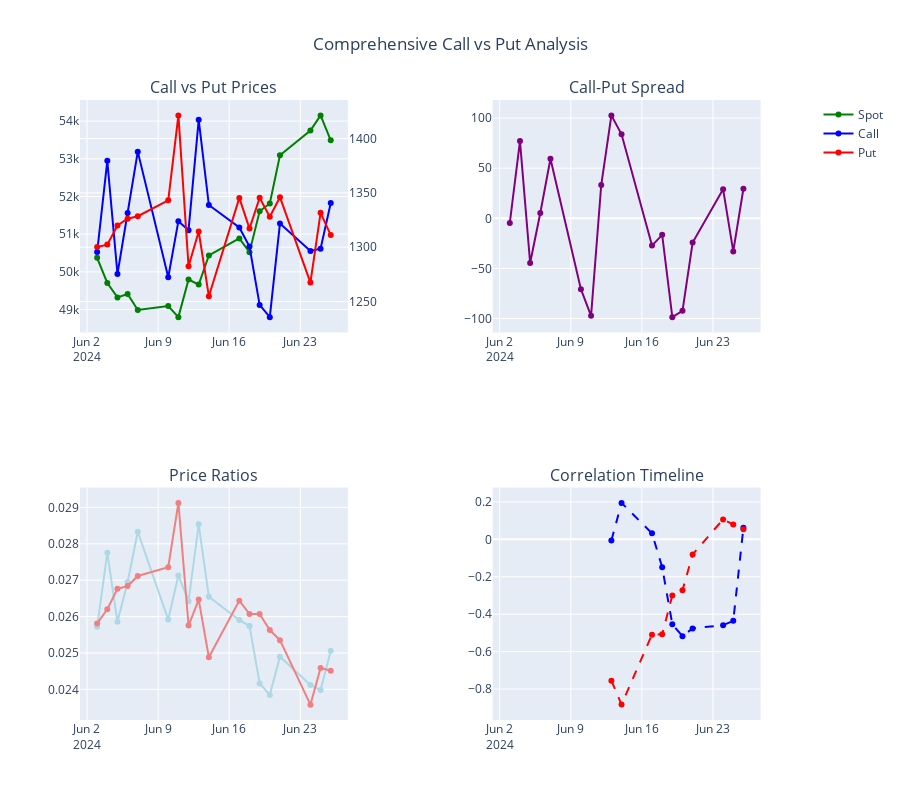

The cell this chart's notebook holds for it:
### Code cell
# Test 2: Comparison Mode
print("\n2️⃣ Testing Call vs Put Comparison Mode:")
print("-" * 40)

if analyzer.has_valid_data and analyzer.expiry_options:
    # Test comparison analysis
    comparison_data = analyzer._prepare_analysis_data(
        expiry=test_expiry,
        option_type='comparison',
        spot_price_type='Close',
        options_price_type='Close'
    )
    
    if comparison_data['has_data'] and not comparison_data['call_daily'].empty and not comparison_data['put_daily'].empty:
        print(f"✅ Comparison data available")
        print(f"   Call daily records: {len(comparison_data['call_daily'])}")
        print(f"   Put daily records: {len(comparison_data['put_daily'])}")
        
        try:
            print(f"\n📊 Generating Comparison Plot:")
            analyzer._create_comparison_plot(comparison_data)
            print(f"✅ Comparison plot generated successfully")
        except Exception as e:
            print(f"❌ Comparison plot failed: {e}")
            import traceback
            traceback.print_exc()
    else:
        print(f"❌ Insufficient data for comparison mode")
        print(f"   Call daily empty: {comparison_data['call_daily'].empty if 'call_daily' in comparison_data else 'N/A'}")
        print(f"   Put daily empty: {comparison_data['put_daily'].empty if 'put_daily' in comparison_data else 'N/A'}")

### Figure 1 — Plotly figure (JSON) as saved in the notebook; plotly's stock layout.template omitted (floating-point values rounded to 4 significant figures)
{"data": [{"line": {"color": "green"}, "name": "Spot", "type": "scatter", "x": ["2024-06-03T00:00:00", "2024-06-04T00:00:00", "2024-06-05T00:00:00", "2024-06-06T00:00:00", "2024-06-07T00:00:00", "2024-06-10T00:00:00", "2024-06-11T00:00:00", "2024-06-12T00:00:00", "2024-06-13T00:00:00", "2024-06-14T00:00:00", "2024-06-17T00:00:00", "2024-06-18T00:00:00", "2024-06-19T00:00:00", "2024-06-20T00:00:00", "2024-06-21T00:00:00", "2024-06-24T00:00:00", "2024-06-25T00:00:00", "2024-06-26T00:00:00"], "xaxis": "x", "y": [50370.0, 49700.0, 49320.0, 49410.0, 48990.0, 49090.0, 48800.0, 49800.0, 49660.0, 50440.0, 50890.0, 50520.0, 51610.0, 51810.0, 53090.0, 53750.0, 54150.0, 53490.0], "yaxis": "y"}, {"line": {"color": "blue"}, "name": "Call", "type": "scatter", "x": ["2024-06-03T00:00:00", "2024-06-04T00:00:00", "2024-06-05T00:00:00", "2024-06-06T00:00:00", "2024-06-07T00:00:00", "2024-06-10T00:00:00", "2024-06-11T00:00:00", "2024-06-12T00:00:00", "2024-06-13T00:00:00", "2024-06-14T00:00:00", "2024-06-17T00:00:00", "2024-06-18T00:00:00", "2024-06-19T00:00:00", "2024-06-20T00:00:00", "2024-06-21T00:00:00", "2024-06-24T00:00:00", "2024-06-25T00:00:00", "2024-06-26T00:00:00"], "xaxis": "x", "y": [1296.0, 1380.0, 1275.0, 1331.0, 1388.0, 1272.0, 1324.0, 1316.0, 1417.0, 1339.0, 1318.0, 1301.0, 1247.0, 1236.0, 1322.0, 1297.0, 1299.0, 1341.0], "yaxis": "y2"}, {"line": {"color": "red"}, "name": "Put", "type": "scatter", "x": ["2024-06-03T00:00:00", "2024-06-04T00:00:00", "2024-06-05T00:00:00", "2024-06-06T00:00:00", "2024-06-07T00:00:00", "2024-06-10T00:00:00", "2024-06-11T00:00:00", "2024-06-12T00:00:00", "2024-06-13T00:00:00", "2024-06-14T00:00:00", "2024-06-17T00:00:00", "2024-06-18T00:00:00", "2024-06-19T00:00:00", "2024-06-20T00:00:00", "2024-06-21T00:00:00", "2024-06-24T00:00:00", "2024-06-25T00:00:00", "2024-06-26T00:00:00"], "xaxis": "x", "y": [1300.0, 1302.0, 1320.0, 1326.0, 1329.0, 1343.0, 1421.0, 1283.0, 1314.0, 1255.0, 1345.0, 1317.0, 1346.0, 1328.0, 1346.0, 1268.0, 1332.0, 1311.0], "yaxis": "y2"}, {"line": {"color": "purple"}, "name": "Call-Put Spread", "showlegend": false, "type": "scatter", "x": ["2024-06-03T00:00:00", "2024-06-04T00:00:00", "2024-06-05T00:00:00", "2024-06-06T00:00:00", "2024-06-07T00:00:00", "2024-06-10T00:00:00", "2024-06-11T00:00:00", "2024-06-12T00:00:00", "2024-06-13T00:00:00", "2024-06-14T00:00:00", "2024-06-17T00:00:00", "2024-06-18T00:00:00", "2024-06-19T00:00:00", "2024-06-20T00:00:00", "2024-06-21T00:00:00", "2024-06-24T00:00:00", "2024-06-25T00:00:00", "2024-06-26T00:00:00"], "xaxis": "x2", "y": [-4.67, 77.08, -44.59, 5.25, 59.45, -70.72, -97.32, 33.2, 102.7, 83.89, -27.2, -16.48, -98.6, -92.34, -24.13, 29.06, -33.02, 29.51], "yaxis": "y3"}, {"line": {"color": "lightblue"}, "name": "Call/Spot Ratio", "showlegend": false, "type": "scatter", "x": ["2024-06-03T00:00:00", "2024-06-04T00:00:00", "2024-06-05T00:00:00", "2024-06-06T00:00:00", "2024-06-07T00:00:00", "2024-06-10T00:00:00", "2024-06-11T00:00:00", "2024-06-12T00:00:00", "2024-06-13T00:00:00", "2024-06-14T00:00:00", "2024-06-17T00:00:00", "2024-06-18T00:00:00", "2024-06-19T00:00:00", "2024-06-20T00:00:00", "2024-06-21T00:00:00", "2024-06-24T00:00:00", "2024-06-25T00:00:00", "2024-06-26T00:00:00"], "xaxis": "x3", "y": [0.02572, 0.02775, 0.02586, 0.02695, 0.02833, 0.02592, 0.02713, 0.02642, 0.02854, 0.02655, 0.0259, 0.02574, 0.02416, 0.02385, 0.0249, 0.02412, 0.02398, 0.02506], "yaxis": "y4"}, {"line": {"color": "lightcoral"}, "name": "Put/Spot Ratio", "showlegend": false, "type": "scatter", "x": ["2024-06-03T00:00:00", "2024-06-04T00:00:00", "2024-06-05T00:00:00", "2024-06-06T00:00:00", "2024-06-07T00:00:00", "2024-06-10T00:00:00", "2024-06-11T00:00:00", "2024-06-12T00:00:00", "2024-06-13T00:00:00", "2024-06-14T00:00:00", "2024-06-17T00:00:00", "2024-06-18T00:00:00", "2024-06-19T00:00:00", "2024-06-20T00:00:00", "2024-06-21T00:00:00", "2024-06-24T00:00:00", "2024-06-25T00:00:00", "2024-06-26T00:00:00"], "xaxis": "x3", "y": [0.02581, 0.0262, 0.02676, 0.02684, 0.02712, 0.02736, 0.02913, 0.02575, 0.02647, 0.02488, 0.02644, 0.02607, 0.02607, 0.02563, 0.02535, 0.02358, 0.02459, 0.02451], "yaxis": "y4"}, {"line": {"color": "blue", "dash": "dash"}, "name": "Call-Spot Correlation", "showlegend": false, "type": "scatter", "x": ["2024-06-03T00:00:00", "2024-06-04T00:00:00", "2024-06-05T00:00:00", "2024-06-06T00:00:00", "2024-06-07T00:00:00", "2024-06-10T00:00:00", "2024-06-11T00:00:00", "2024-06-12T00:00:00", "2024-06-13T00:00:00", "2024-06-14T00:00:00", "2024-06-17T00:00:00", "2024-06-18T00:00:00", "2024-06-19T00:00:00", "2024-06-20T00:00:00", "2024-06-21T00:00:00", "2024-06-24T00:00:00", "2024-06-25T00:00:00", "2024-06-26T00:00:00"], "xaxis": "x4", "y": [NaN, NaN, NaN, NaN, NaN, NaN, NaN, NaN, -0.006136, 0.1949, 0.03221, -0.1489, -0.4534, -0.5174, -0.4758, -0.4584, -0.4355, 0.06244], "yaxis": "y5"}, {"line": {"color": "red", "dash": "dash"}, "name": "Put-Spot Correlation", "showlegend": false, "type": "scatter", "x": ["2024-06-03T00:00:00", "2024-06-04T00:00:00", "2024-06-05T00:00:00", "2024-06-06T00:00:00", "2024-06-07T00:00:00", "2024-06-10T00:00:00", "2024-06-11T00:00:00", "2024-06-12T00:00:00", "2024-06-13T00:00:00", "2024-06-14T00:00:00", "2024-06-17T00:00:00", "2024-06-18T00:00:00", "2024-06-19T00:00:00", "2024-06-20T00:00:00", "2024-06-21T00:00:00", "2024-06-24T00:00:00", "2024-06-25T00:00:00", "2024-06-26T00:00:00"], "xaxis": "x4", "y": [NaN, NaN, NaN, NaN, NaN, NaN, NaN, NaN, -0.755, -0.8831, -0.5092, -0.5075, -0.3003, -0.2722, -0.08051, 0.1066, 0.07971, 0.0534], "yaxis": "y5"}], "layout": {"annotations": [{"font": {"size": 16}, "showarrow": false, "text": "Call vs Put Prices", "x": 0.185, "xanchor": "center", "xref": "paper", "y": 1, "yanchor": "bottom", "yref": "paper"}, {"font": {"size": 16}, "showarrow": false, "text": "Call-Put Spread", "x": 0.755, "xanchor": "center", "xref": "paper", "y": 1, "yanchor": "bottom", "yref": "paper"}, {"font": {"size": 16}, "showarrow": false, "text": "Price Ratios", "x": 0.185, "xanchor": "center", "xref": "paper", "y": 0.375, "yanchor": "bottom", "yref": "paper"}, {"font": {"size": 16}, "showarrow": false, "text": "Correlation Timeline", "x": 0.755, "xanchor": "center", "xref": "paper", "y": 0.375, "yanchor": "bottom", "yref": "paper"}], "height": 800, "title": {"text": "Comprehensive Call vs Put Analysis", "x": 0.5}, "xaxis": {"anchor": "y", "domain": [0, 0.37]}, "xaxis2": {"anchor": "y3", "domain": [0.57, 0.94]}, "xaxis3": {"anchor": "y4", "domain": [0, 0.37]}, "xaxis4": {"anchor": "y5", "domain": [0.57, 0.94]}, "yaxis": {"anchor": "x", "domain": [0.625, 1]}, "yaxis2": {"anchor": "x", "overlaying": "y", "side": "right"}, "yaxis3": {"anchor": "x2", "domain": [0.625, 1]}, "yaxis4": {"anchor": "x3", "domain": [0, 0.375]}, "yaxis5": {"anchor": "x4", "domain": [0, 0.375]}}}
